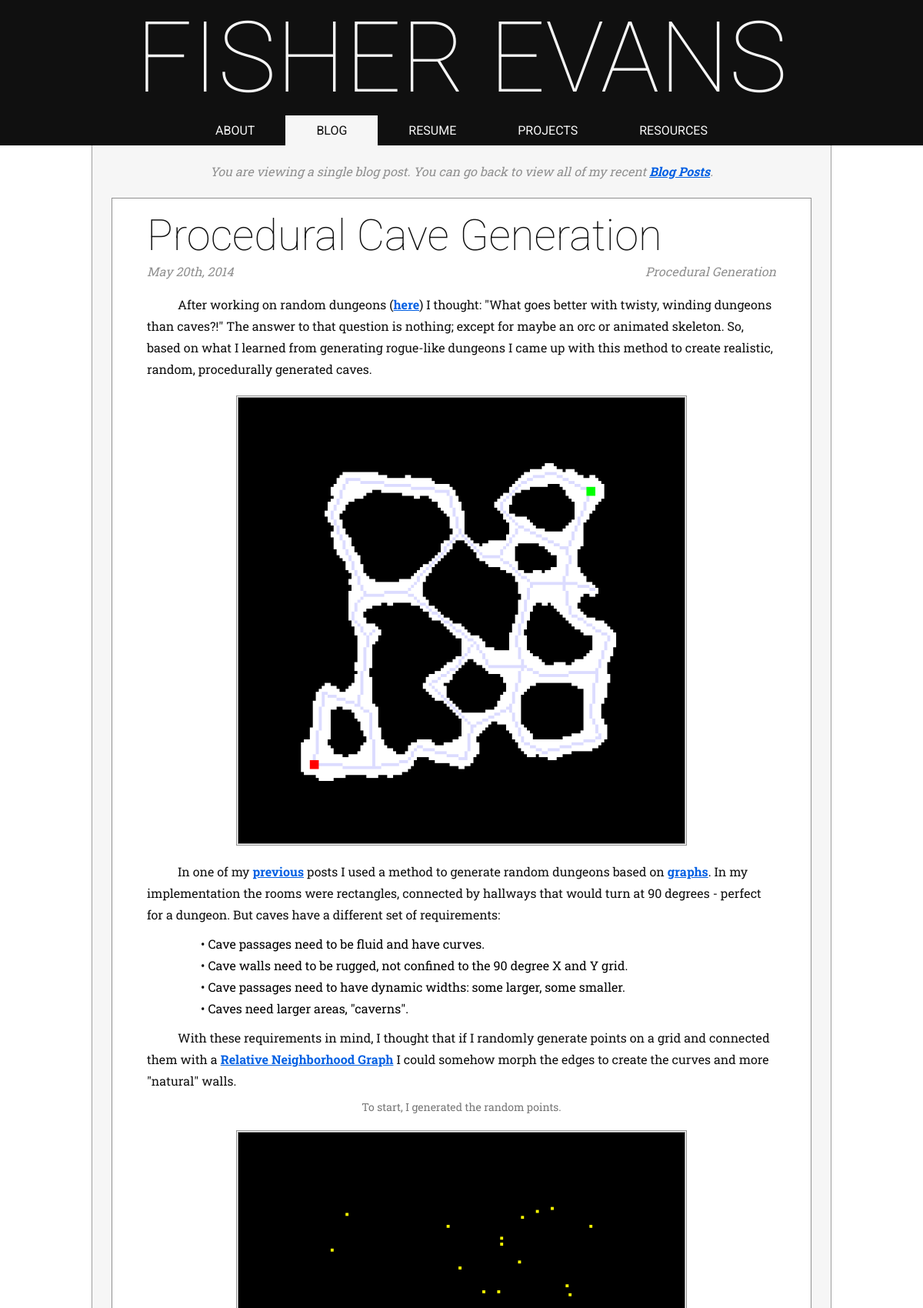
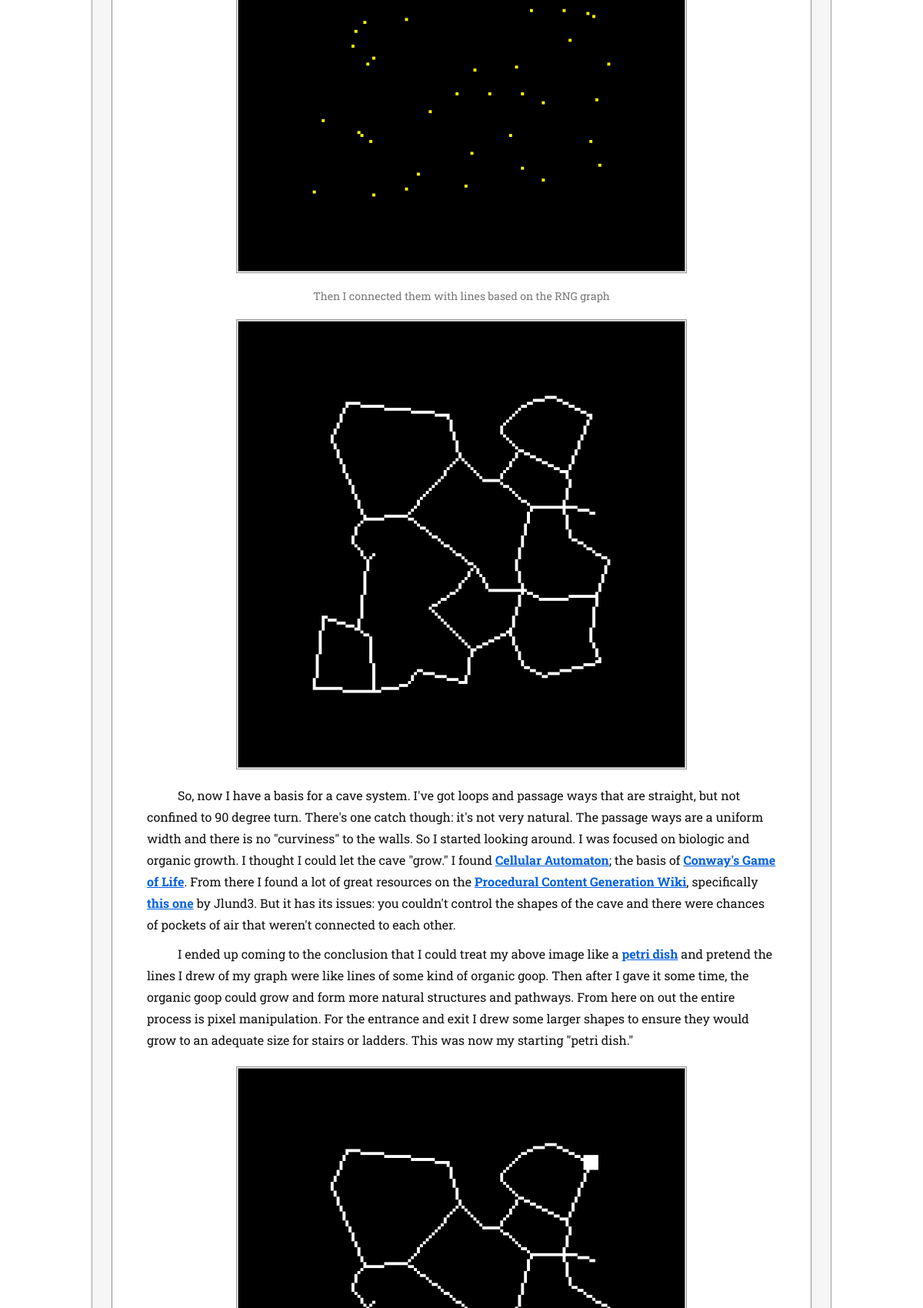
The page /blog/post/procedural-cave-generation (upper part) on the database its author committed (2 pictures, top to bottom).
### tables this page shows
CREATE TABLE IF NOT EXISTS `navigation` (
  `id` int(5) NOT NULL AUTO_INCREMENT,
  `page_id` varchar(100) NOT NULL,
  `sequence` int(5) NOT NULL,
  PRIMARY KEY (`id`),
  UNIQUE KEY `page_id_UNIQUE` (`page_id`)
);

CREATE TABLE IF NOT EXISTS `pages` (
  `id` varchar(255) NOT NULL,
  `title` varchar(255) NOT NULL,
  `content` text NOT NULL,
  PRIMARY KEY (`id`),
  UNIQUE KEY `title_UNIQUE` (`title`)
);

CREATE TABLE IF NOT EXISTS `posts` (
  `id` varchar(255) NOT NULL,
  `intro_content` text NOT NULL,
  `main_content` text NOT NULL,
  `title` varchar(255) NOT NULL,
  `post_date` datetime NOT NULL,
  PRIMARY KEY (`id`),
  UNIQUE KEY `id_UNIQUE` (`id`)
);

CREATE TABLE IF NOT EXISTS `tags` (
  `id` varchar(255) NOT NULL,
  `name` varchar(255) NOT NULL,
  PRIMARY KEY (`id`)
);

### index.php (the view, shortened to what this page needs)
<?php
    $pageContent = "null";
    $title = " | FisherEvans.com";
    include('global_functions.php');
    $URL = explode('?', $_SERVER['REQUEST_URI']);
    $URL[0] = preg_replace("/[^0-9a-z\-\/]/", "", preg_replace("/^\//", "", strtolower($URL[0])));
    $URI = explode('/', $URL[0]);
    $baseResource = array_shift($URI);
    switch($baseResource) {
        case "blog":
            include('blog.php');
            $pageContent = getBlogContent($URI);
            break;
    }
?>
<!DOCTYPE html>
<html>
    <head>
        <link href="/css/prism.css" rel="stylesheet" />
        <link href='/css/style_global.css' rel='stylesheet' type='text/css' media="all">
        <link href='/css/style_big.css' rel='stylesheet' type='text/css' media="all and (max-width:1050px)">
        <link href='/css/style_small.css' rel='stylesheet' type='text/css' media="all and (max-width:700px)">
    </head>
    <body>
        <div id="header">
            <span id="title">Fisher Evans</span>
            <div id="nav">
                <?php
                    foreach(fetchNavigation() as $nav) {
                        echo getNavLink($nav['page_id'], getPagetitle($nav['page_id']));
                    }
                ?>
            </div>
        </div>
        <div class="page">
            <?php
                echo $pageContent;
            ?>
        </div>
    </body>
</html>

### blog.php (shortened to what this page needs)
<?php
    $currentTag = "";
    function isValidId($id, $table) {
        $query = mysql_query("SELECT id FROM $table WHERE id='$id';");
        return mysql_num_rows($query) > 0;
    }
    function fetchPost($postId) {
        $query = mysql_query("SELECT * FROM posts WHERE id='$postId';");
        return mysql_fetch_array($query);
    }
    function fetchPostTags($postId) {
        $query = mysql_query("SELECT t.id, t.name FROM posts_to_tags AS ptt, tags AS t WHERE ptt.post_id='$postId' AND ptt.tag_id=t.id;");
        $tags = array();
        while($tag = mysql_fetch_array($query))
            array_push($tags, $tag);
        return $tags;
    }
    function fetchPostTitle($postId) {
        $query = mysql_query("SELECT title FROM posts WHERE id='$postId';");
        $post = mysql_fetch_array($query);
        return $post['title'];
    }
    function getTagList($postId) {
        $tags = fetchPostTags($postId);
        $list = "";
        $id = 0;
        foreach($tags as $tag) {
            $list .= '<a class="tagLink';
            $list .= '" href="/blog/tags/' . $tag['id'] . '">' . $tag['name'] . '</a>';
        }
        return $list;
    }
    function getPost($postId) {
        $post = fetchPost($postId);
        $content = '<p class="topNotification">You are viewing a single blog post. You can go back to view all of my recent <a href="/blog">Blog Posts</a>.</p>';
        $content .= '<div class="contentBlock"><h1>' . $post['title'] . '</h1>';
        $content .= '<p class="blogPostTagline time">' . date("F jS, Y", strtotime($post['post_date'])) . '</p>';
        $content .= '<p class="blogPostTagline tags">' . getTagList($post['id']) . '</p>';
        $content .= '<div class="spacer"></div><p class="blogPostOpeneing">' . $post['intro_content'] . '</p>';
        $content .= $post['main_content'];
        $content .= '</div><p class="topNotification">Go back to my most recent <a href="/blog">Blog</a> posts...</p>';
        return $content;
    }
    function getBlogContent($path) {
        $action = array_shift($path);
        switch($action) {
            case "post":
                global $title;
                $postId = array_shift($path);
                if(isValidId($postId, "posts")) {
                    $title = fetchPostTitle($postId) . " (Post)" . $title;
                    return getPost($postId);
                } else return get404();
                break;
        }
    }
?>

### global_functions.php (shortened to what this page needs)
<?php
    function getPagetitle($pageId) {
        $query = mysql_query("SELECT title FROM pages WHERE id='" . $pageId . "';");
        $result = mysql_fetch_array($query);
        return $result['title'];
    }
    function fetchNavigation() {
        $query = mysql_query("SELECT * FROM navigation order by sequence asc;");
        $navs = array();
        while($nav = mysql_fetch_array($query))
            array_push($navs, $nav);
        return $navs;
    }
    function getNavLink($pageId, $label) {
        global $baseResource;
        $tag = '<a class="navLink fadeColor';
        if($pageId == $baseResource)
            $tag .= ' selected';
        $tag .= '" href="/' . $pageId . '">' . $label . "</a>\n";
        return $tag;
    }
?>

### css/style_global.css (style rules this page uses)
* { margin: 0px; padding: 0px; }
html { overflow-y: scroll; min-width:300px; }
body { background-color:#ffffff; }
#header { margin:0px auto; width:100%; background-color:#101010; z-index:1; }
#title { font-family: 'Roboto', sans-serif; font-weight:100; text-transform:uppercase; text-align:center; color:#f6f6f6; display:block; margin:0px auto; width:100%; font-size:128px; }
#nav { width:100%; margin:0px auto; text-align:center; font-size: 0px; max-height:45px; overflow:hidden; }
.navLink { font-family: 'Roboto', sans-serif; text-transform:uppercase; text-decoration:none; background-color:#101010; display:inline-block; font-size:16px; padding:10px 40px; color:#f6f6f6; }
.navLink.selected { color:#101010; background-color:#f6f6f6; }
.page { margin:0px auto; width:80%; max-width:1100px; display:block; border-left:1px solid #a0a0a0; border-right:1px solid #a0a0a0; overflow-x:hidden; background-color:#f6f6f6; padding-bottom:15px; }
.contentBlock { display:block; padding:15px; margin:20px 25px; border:1px solid #909090; background-color:#ffffff; text-align:left; vertical-align: middle; overflow-x:hidden; overflow-y:auto; }
p, h1, h2, h3 { color:#101010; margin:10px 30px; display:block; }
h1, h2, h3 { font-family: 'Roboto', sans-serif; font-weight:100; font-size: 56px; }
h1 { margin:0px 30px; }
.page a { font-family: 'Roboto Slab', serif; font-size: 16px; line-height:24px; font-weight: 700; color:#005FE3; text-decoration:underlined; -webkit-transition: color 0.35s ease, background 0.35s ease; -moz-transition: color 0.35s ease, background 0.35s ease; -ms-transition: color 0.35s ease, background 0.35s ease; -o-transition: color 0.35s ease, background 0.35s ease; transition: color 0.35s ease, background 0.35s ease; }
.page a.tagLink { color:#909090; text-decoration:none; font-weight: 400; }
p { font-family: 'Roboto Slab', serif; font-size: 16px; line-height:28px; font-weight: 400; text-indent: 40px; }
p.blogPostTagline { font-weight: 400; font-style:italic; margin:0px; text-indent: 0px; color:#909090; }
p.blogPostTagline.time { float:left; padding-left:30px; }
p.blogPostTagline.tags { float:right; text-align:right; padding-right:30px; }
p.blogPostOpeneing { padding-top:20px; }
p.subtitle { text-indent: 0px; text-align:center; padding:0px 80px; font-size:14px; line-height:20px; color:#787878; }
p.topNotification { padding:0px; font-style:italic; text-indent: 0px; text-align:center; color:#909090; padding-top:10px; }
span.bullet { font-family: 'Roboto Slab', serif; font-size: 16px; line-height:28px; font-weight: 400; padding-left:100px; display:block; }
.page img.portrait { width:66%; max-width:600px; display:block; margin:20px auto; border:3px double #909090; }
div.spacer { display:block; height:3px; }
.fadeColor { -webkit-transition: color 0.35s ease, background 0.35s ease; -moz-transition: color 0.35s ease, background 0.35s ease; -ms-transition: color 0.35s ease, background 0.35s ease; -o-transition: color 0.35s ease, background 0.35s ease; transition: color 0.35s ease, background 0.35s ease; }
.fadeMaxHeight { -webkit-transition: max-height 0.35s ease; -moz-transition: max-height 0.35s ease; -ms-transition: max-height 0.35s ease; -o-transition: max-height 0.35s ease; transition: max-height 0.35s ease; }

### css/style_big.css (style rules this page uses)
#title { font-weight:100; font-size:96px; }
.page { width:90%; max-width:800px; }
.navLink { padding:10px 30px; }

### css/style_small.css (style rules this page uses)
body { padding-top:40px; }
#header { position:fixed; top:0px; height:40px; min-width:300px; }
#title { font-weight:300; font-size: 32px; text-align:left; line-height:40px; padding-left:10px; width:auto; }
#nav { max-height:0px; overflow:hidden; border:1px solid #101010; }
.navLink { font-size: 12px; display:block; width:100%; padding:10px 0px; }
.contentBlock { padding:10px; margin:10px 5px; border:1px solid #909090; }
.page { width:100%; border:0px; }
p, h1, h2, h3 { margin:10px 10px; }
h1 { margin-top:0px; font-size: 32px; }
p { font-size: 14px; line-height:24px; font-weight: 400; text-indent: 40px; }
.page a { font-size: 14px; }
p.blogPostTagline.time { padding-left:10px; }
p.blogPostTagline.tags { padding-right:10px; }
p.blogPostOpeneing { padding-top:30px; }
p.subtitle { padding:0px 10px; font-size:12px; line-height:17px; }
.page img.portrait { width:90%; margin:20px auto; border:3px double #909090; }
span.bullet { font-size: 14px; line-height:24px; padding-left:35px; }

### rows shown on the page
navigation: page.title "ABOUT"
navigation: page.title "BLOG"
navigation: page.title "RESUME"
navigation: page.title "PROJECTS"
navigation: page.title "RESOURCES"
posts: title "Procedural Cave Generation", post_date "May 20th, 2014", intro_content "After working on random dungeons ( here ) I thought: \"What goes better with twisty, winding dungeons than caves?!\" The answer to that question is nothing; except for maybe an orc or animated skeleton. So, based on what I learned from generating rogue-like dungeons I came up with this method to create realistic, random, procedurally generated caves.", main_content (picture), main_content "In one of my previous posts I used a method to generate random dungeons based on graphs . In my implementation the rooms were rectangles, connected by hallways that would turn at 90 degrees - perfect for a dungeon. But caves have a different set of requirements: • Cave passages need to be fluid and have curves. • Cave walls need to be rugged, not confined to the 90 degree X and Y grid. • Cave passages need to have dynamic widths: some larger, some smaller. • Caves need larger areas, \"caverns\". With these requirements in mind, I thought that if I randomly generate points on a grid and connected them with a Relative Neighborhood Graph I could somehow morph the edges to create the curves and…"
tags: name "Procedural Generation"
